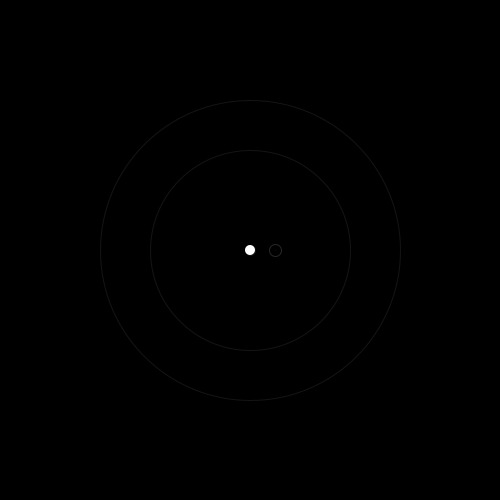
Frame 1 (no input)
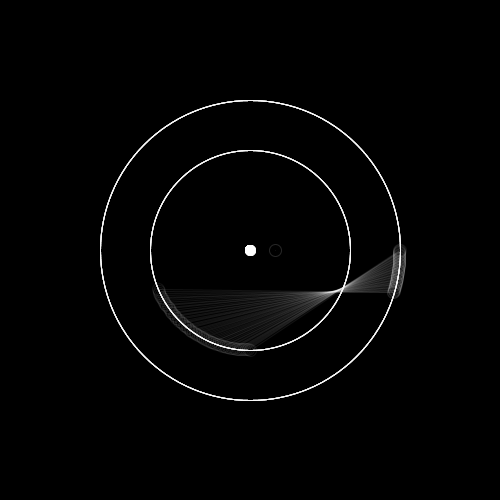
Frame 60 (the mouse pressed at the canvas centre just before this capture)
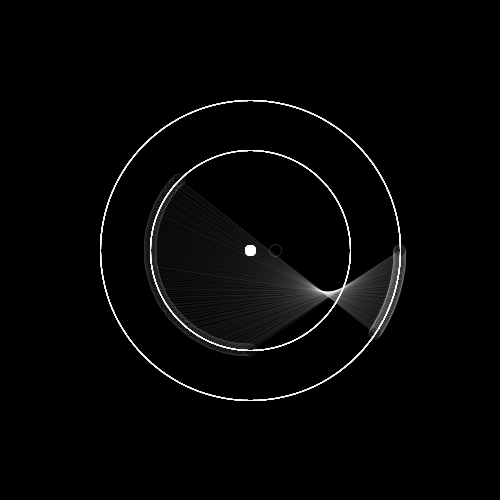
Frame 120 (the mouse held since frame 60 and released just before this capture)

The Processing sketch that drew these frames (run headless with seeded random() and noise(); from frame 60 on, the mouse is pressed at the canvas centre):

// Processing sketch: DoubleOrbitLine
// ── DoubleOrbitLine.pde
float x1, y1, x2, y2;

float theta = 0;

int time = 0;

float thMult1 = 4;
float thMult2 = 1;

void setup() {
  size(500, 500);

  x1 = width/2+25*cos(theta*thMult1);
  y1 = height/2+25*sin(theta*thMult1);
  x2 = width/2+25*cos(theta*thMult2);
  y2 = height/2+25*sin(theta*thMult2);

  strokeWeight(1);
  stroke(255, 255, 255, 20);

  background(0);
}

void draw() {
  fill(255);
  ellipse(width/2, height/2, 10, 10);

  noFill();
  ellipse(x1, y1, 12, 12);
  ellipse(x2, y2, 12, 12);

  if (time%1 == 0) {
    line(x1, y1, x2, y2);
  }

  ellipse(width/2, height/2, 200, 200);
  x1 = width/2+100*cos(theta*thMult1+HALF_PI);
  y1 = height/2+100*sin(theta*thMult1+HALF_PI);

  ellipse(width/2, height/2, 300, 300);
  x2 = width/2+150*cos(theta*thMult2);
  y2 = height/2+150*sin(theta*thMult2);

  theta+=0.005;

  time++;
}

void mouseClicked() {
  background(0);
}
